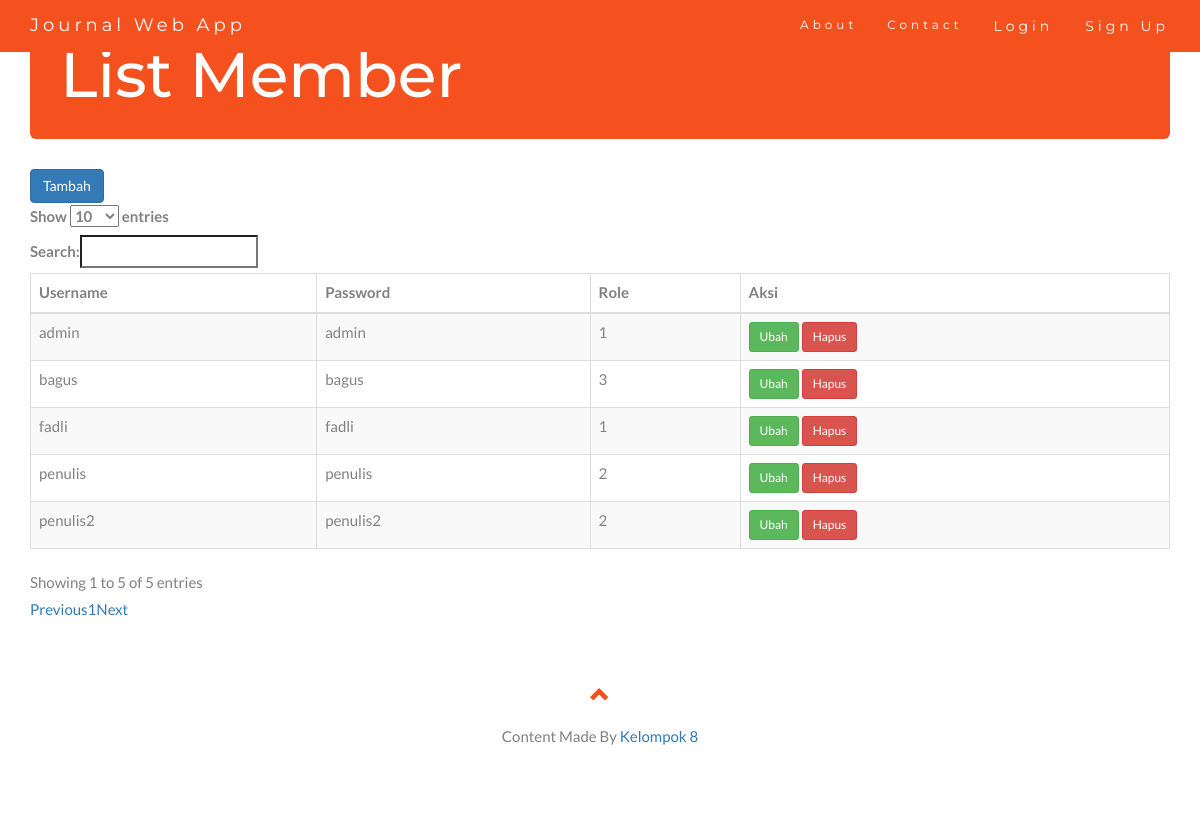
Screenshot of /index.php/member with the database file from the repository.
### tables this page shows
CREATE TABLE `user_admin` (
  `username` varchar(20) NOT NULL,
  `password` varchar(20) NOT NULL,
  `fk_id_role` int(10) NOT NULL
);

### application/controllers/Member.php (called while the page is built, shortened)
<?php
class Member extends CI_Controller {
	function __construct() {
		$this->load->model('Member_m');
		$this->load->helper('form');
	}
	public function index()
	{
		$data['getData'] = $this->Member_m->getData();
		$this->load->view('Member/member.php',$data);
	}
}

### index.php (called while the page is built, shortened)
<?php
require_once BASEPATH.'core/CodeIgniter.php';

### application/models/Member_m.php (called while the page is built, shortened)
<?php
class Member_m extends CI_Model {
	public function getData()
	{
		$this->db->select('*');
		$this->db->from("user_admin");
		$query = $this->db->get();
		return $query->result_array();
	}
}

### application/views/Member/member.php (the view, shortened to what this page needs)
<main role="main" class="container">
	<div class="jumbotron" style="padding: 20px 30px;">
		<h1>List Member</h1>
	</div>
<a href="<?php echo base_url('Member/tambah') ?>" class="btn btn-primary mb-3">Tambah</a>
	<table class="table table-striped table-bordered" width="100%" id="example">
		<thead>
			<tr>
				<th>Username</th>
				<th>Password</th>
				<th>Role</th>
				<th>Aksi</th>
			</tr>
		</thead>
		<tbody>
			<?php foreach ($getData as $key => $value): ?>
				<tr>
					<td><?php echo $value['username'] ?></td>
					<td><?php echo $value['password'] ?></td>
					<td><?php echo $value['fk_id_role'] ?></td>
					<td>
						<a href="<?php echo base_url('Member/ubah/'.$value['username']) ?>" class="btn btn-sm btn-success">Ubah</a>
						<a href="<?php echo base_url('Member/hapus/'.$value['username']) ?>" class="btn btn-sm btn-danger">Hapus</a>
					</td>
				</tr>
			<?php endforeach ?>
		</tbody>
	</table>
</main>

### application/views/templates/header_home.php (style rules this page uses)
body { font: 400 15px Lato, sans-serif; line-height: 1.8; color: #818181; }
.jumbotron { background-color: #f4511e; color: #fff; padding: 100px 25px; font-family: Montserrat, sans-serif; }

### rows the page displays
user_admin: username "admin", password "admin", fk_id_role "1"
user_admin: username "bagus", password "bagus", fk_id_role "3"
user_admin: username "fadli", password "fadli", fk_id_role "1"
user_admin: username "penulis", password "penulis", fk_id_role "2"
user_admin: username "penulis2", password "penulis2", fk_id_role "2"
